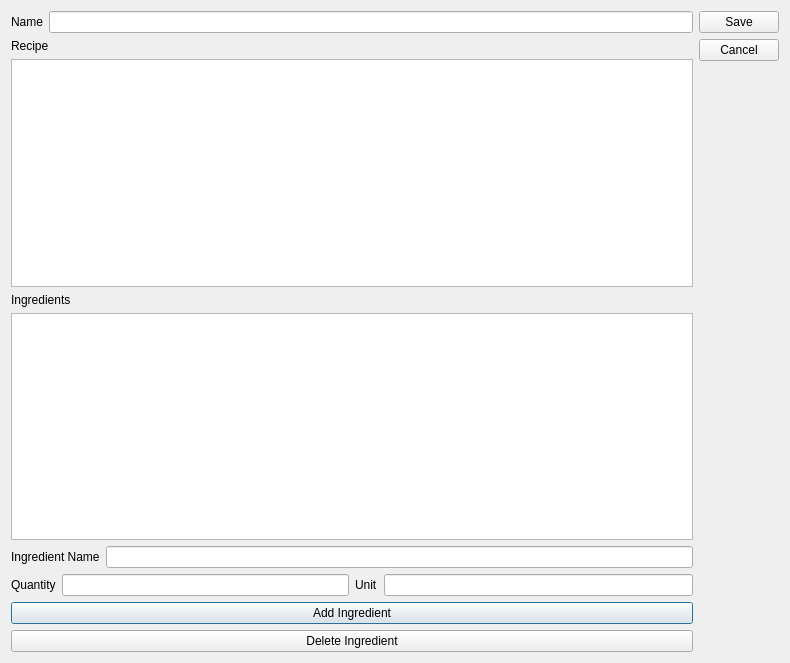
<?xml version="1.0" encoding="UTF-8"?>
<ui version="4.0">
 <class>Add_Recipe</class>
 <widget class="QDialog" name="Add_Recipe">
  <property name="geometry">
   <rect>
    <x>0</x>
    <y>0</y>
    <width>790</width>
    <height>663</height>
   </rect>
  </property>
  <property name="windowTitle">
   <string>Dialog</string>
  </property>
  <layout class="QHBoxLayout" name="horizontalLayout_8">
   <item>
    <layout class="QHBoxLayout" name="horizontalLayout_7">
     <item>
      <layout class="QHBoxLayout" name="horizontalLayout_6">
       <item>
        <layout class="QVBoxLayout" name="verticalLayout_4">
         <item>
          <layout class="QVBoxLayout" name="verticalLayout_3">
           <item>
            <layout class="QHBoxLayout" name="horizontalLayout_2">
             <item>
              <widget class="QLabel" name="label_3">
               <property name="text">
                <string>Name</string>
               </property>
              </widget>
             </item>
             <item>
              <widget class="QLineEdit" name="lineEdit"/>
             </item>
            </layout>
           </item>
           <item>
            <layout class="QVBoxLayout" name="verticalLayout">
             <item>
              <widget class="QLabel" name="label">
               <property name="text">
                <string>Recipe</string>
               </property>
              </widget>
             </item>
             <item>
              <widget class="QTextEdit" name="textEdit"/>
             </item>
            </layout>
           </item>
           <item>
            <layout class="QVBoxLayout" name="verticalLayout_2">
             <item>
              <widget class="QLabel" name="label_2">
               <property name="text">
                <string>Ingredients</string>
               </property>
              </widget>
             </item>
             <item>
              <widget class="QTableView" name="tableView"/>
             </item>
            </layout>
           </item>
           <item>
            <layout class="QHBoxLayout" name="horizontalLayout">
             <item>
              <widget class="QLabel" name="label_4">
               <property name="text">
                <string>Ingredient Name</string>
               </property>
              </widget>
             </item>
             <item>
              <widget class="QLineEdit" name="lineEdit_2"/>
             </item>
            </layout>
           </item>
           <item>
            <layout class="QHBoxLayout" name="horizontalLayout_5">
             <item>
              <layout class="QHBoxLayout" name="horizontalLayout_3">
               <item>
                <widget class="QLabel" name="label_5">
                 <property name="text">
                  <string>Quantity</string>
                 </property>
                </widget>
               </item>
               <item>
                <widget class="QLineEdit" name="lineEdit_3"/>
               </item>
              </layout>
             </item>
             <item>
              <layout class="QHBoxLayout" name="horizontalLayout_4">
               <item>
                <widget class="QLabel" name="label_6">
                 <property name="text">
                  <string>Unit</string>
                 </property>
                </widget>
               </item>
               <item>
                <widget class="QLineEdit" name="lineEdit_4"/>
               </item>
              </layout>
             </item>
            </layout>
           </item>
          </layout>
         </item>
         <item>
          <widget class="QPushButton" name="add_ingredient_btn">
           <property name="text">
            <string>Add Ingredient</string>
           </property>
          </widget>
         </item>
         <item>
          <widget class="QPushButton" name="delete_ingredient_btn">
           <property name="text">
            <string>Delete Ingredient</string>
           </property>
          </widget>
         </item>
        </layout>
       </item>
       <item>
        <layout class="QVBoxLayout" name="verticalLayout_5"/>
       </item>
      </layout>
     </item>
     <item>
      <layout class="QVBoxLayout" name="verticalLayout_7">
       <item>
        <layout class="QVBoxLayout" name="verticalLayout_6">
         <item>
          <widget class="QPushButton" name="save_btn">
           <property name="text">
            <string>Save</string>
           </property>
          </widget>
         </item>
         <item>
          <widget class="QPushButton" name="cancel_btn">
           <property name="text">
            <string>Cancel</string>
           </property>
          </widget>
         </item>
        </layout>
       </item>
       <item>
        <spacer name="verticalSpacer">
         <property name="orientation">
          <enum>Qt::Vertical</enum>
         </property>
         <property name="sizeHint" stdset="0">
          <size>
           <width>20</width>
           <height>40</height>
          </size>
         </property>
        </spacer>
       </item>
      </layout>
     </item>
    </layout>
   </item>
  </layout>
 </widget>
 <resources/>
 <connections/>
</ui>
